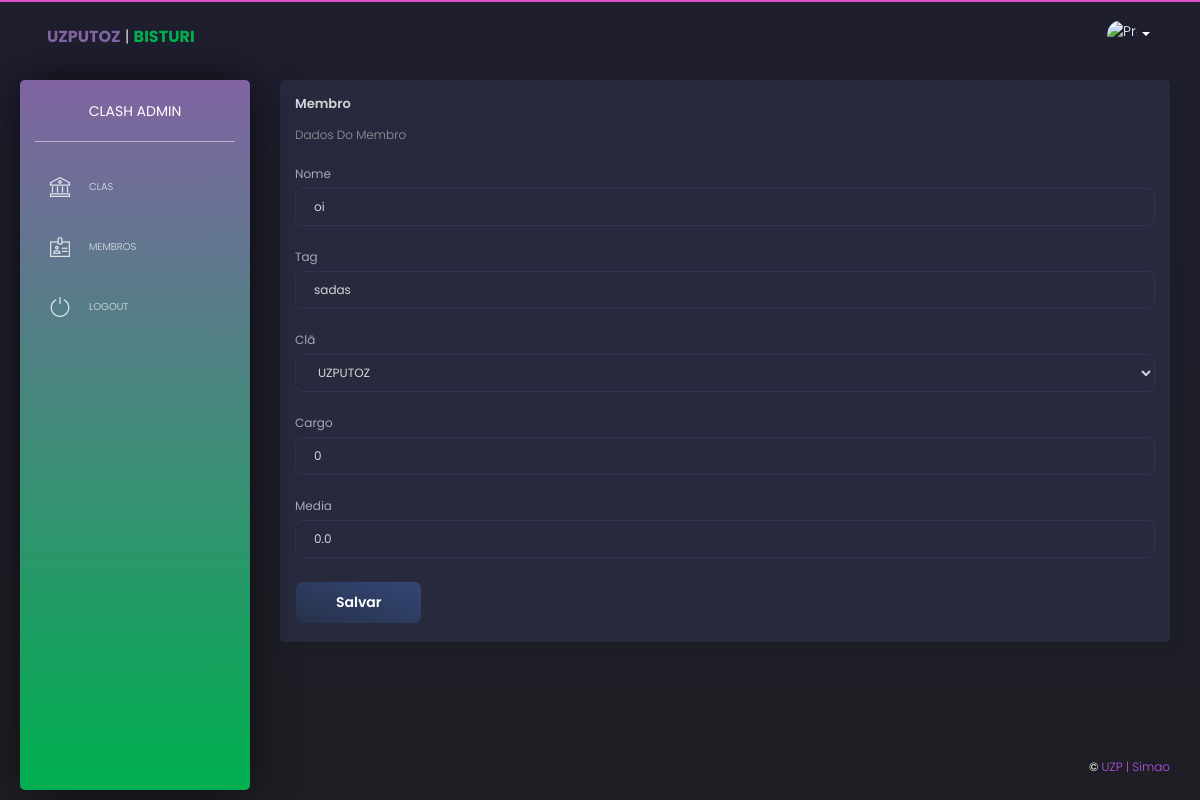
Page /clashdata/editMember/9/ (signed in) on the earlier database version.
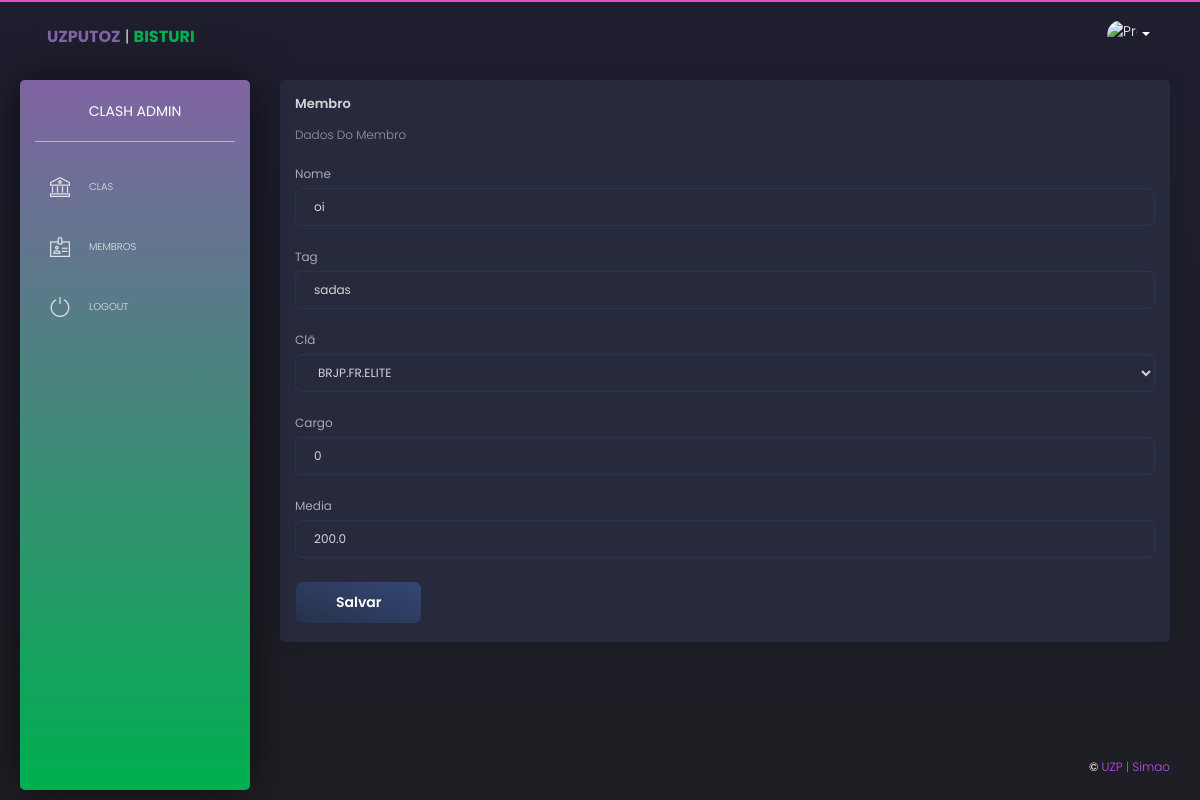
Same page on the later database version.
### clashdata/models.py (models this page shows, shortened)
class ClanMember(models.Model):
    clan = models.ForeignKey(Clan, related_name='clan_memberships', on_delete=models.CASCADE)
    tag = models.CharField(max_length=255, unique=True)
    name = models.CharField(max_length=255)
    cargo = models.IntegerField(default=0)
    media = models.FloatField(default=0.0)
    creation_time = models.TimeField(auto_now=True)
    contato = models.CharField(max_length=255, blank=True)
    class Meta:
        ordering = ["clan", "-media"]

class Clan(models.Model):
    name = models.CharField(max_length=255)
    def __str__(self) -> str:
        return self.name
    class Meta:
        ordering = ["name"]

### clashdata/views.py (the view)
# urls.py: path("editMember/<pk>/",views.UpdateClanMember.as_view(),name="editmember"),
class UpdateClanMember(LoginRequiredMixin, generic.UpdateView):
    model = models.ClanMember
    form_class = forms.ClanMemberCreateForm
    success_url = reverse_lazy('clashdata:members')
    template_name = 'clashdata/clanmember_form.html'

### clashdata/forms.py
class ClanMemberCreateForm(forms.ModelForm):
    class Meta:
        fields = ("name", "tag", "clan", "cargo", "media")
        model = models.ClanMember
    def __init__(self, *args: Any, **kwargs: Any) -> None:
        super().__init__(*args, **kwargs)
        self.fields['name'].label = 'Nome'
        self.fields['clan'].label = 'Clã'

### clashdata/templates/clashdata/clanmember_form.html (shortened to what this page needs)
{% extends 'base.html' %}
{% load bootstrap3 %}
{% block content %}
<div class="row">
  <div class="col-md-12">
    <div class="card">
        <form role="form" method="post" action="">
        <div class="card-header">
            <h5 class="title">Membro</h5>
            <h6 class="card-category">
                Dados do membro
            </h6>
        </div>
        <div class="card-body">
            {% bootstrap_form form %}
            <button type="submit" name="add" class="btn btn-fill btn-default">Salvar</button>
        </div>
        </form>
    </div>
  </div>
</div>
{% endblock content %}

Differences in the rows shown:
changed ClanMember "sadas": clan "UZPUTOZ" → "BRJP.FR.ELITE"; media "0.0" → "200.0"
